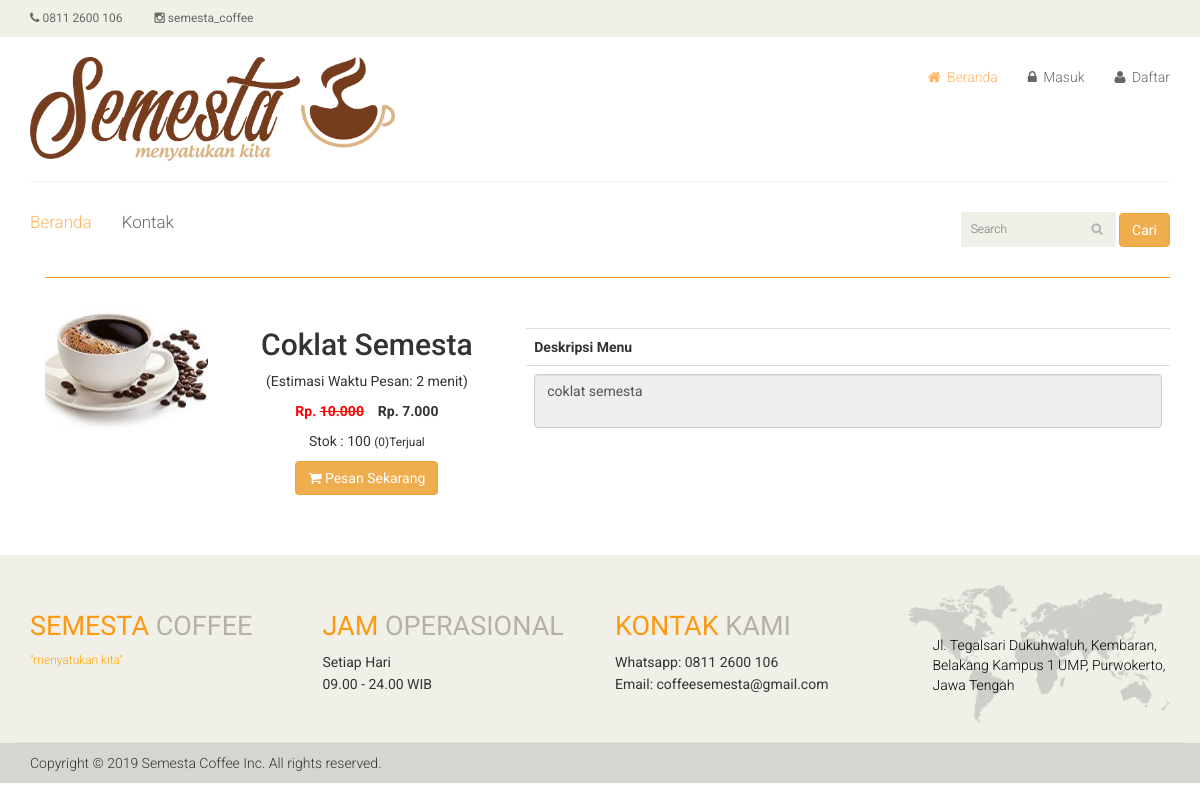
Screenshot of /?i=detail-barang&id=36 with the database file from the repository.
### tables this page shows
CREATE TABLE `m_barang` (
  `brg_id` int(11) NOT NULL,
  `judul` varchar(100) NOT NULL,
  `estimasi_menu` varchar(255) NOT NULL,
  `stok` int(11) NOT NULL,
  `jenis_id` int(11) DEFAULT NULL,
  `kategori_id` int(11) NOT NULL,
  `harga_beli` int(11) NOT NULL,
  `harga_jual` int(11) NOT NULL,
  `jml_terjual` int(11) NOT NULL,
  `diskon` double(8,2) NOT NULL,
  `image` varchar(100) NOT NULL,
  `deskripsi` varchar(1000) NOT NULL
);

### dtl_barang.php (the view, shortened to what this page needs)
<section>
	<div class="container">
		<div class="row">
			<?php
			$sbuku = mysqli_query($koneksi, "SELECT * FROM m_barang a
								  			 LEFT OUTER JOIN l_kategori b on a.kategori_id = b.kategori_id WHERE brg_id = '$_GET[id]'");
			$hbuku = mysqli_fetch_array($sbuku);
			?>
			<div class="col-sm-12 padding-right">
				<div class="category-tab">
					<div class="col-sm-12">
						<ul class="nav nav-tabs">
						</ul>
					</div>
					<div class="tab-content">
						<div class="tab-pane fade active in">
							<div class="col-sm-2">
								<div class="">
									<div class="single-products">
										<div class="productinfo text-right">
											<img class="img img-responsive" src="<?php echo md5('admin') ?>/dist/img/buku/<?php echo $hbuku['image'] ?>" alt="" style="align-content: center;" />
										</div>
									</div>
								</div>
							</div>
							<div class="col-sm-3">
								<div class="">
									<div class="single-products">
										<div class="text-center">
											<h2><?php echo $hbuku['judul'] ?></h2>
											<p>(Estimasi Waktu Pesan: <?php echo $hbuku['estimasi_menu'] ?> menit)</p>
											<?php
											$diskon = $hbuku['diskon'] / 100;
											if ($diskon > 0) {
												$harga = $hbuku['harga_jual'] * $diskon;
												$hrg = $hbuku['harga_jual'] - $harga;
												?>
												<font style="color:red"><b>Rp. <strike><?php echo number_format($hbuku['harga_jual'], 0, ",", ".") ?></strike></b></font>
												<font>&nbsp;&nbsp;</font>
												<font><b> Rp. <?php echo number_format($hrg, 0, ",", ".") ?></b></font>
											<?php
											} else {
												?>
												<p><b>Rp. <?php echo number_format($hbuku['harga_jual'], 0, ",", ".") ?></b></p>
											<?php
											}
											?>
											<p>Stok : <?php echo $hbuku['stok'] ?> <small>(<?php echo $hbuku['jml_terjual'] ?>)Terjual</small></p>
											<a href="?i=<?php echo md5('beli') ?>&id=<?php echo $hbuku['brg_id'] ?>" class="btn btn-warning" <?php if ($hbuku['stok'] == 0) {
																																					echo "disabled";
																																				} else {
																																					echo "";
																																				} ?>><i class="fa fa-shopping-cart"></i>
												<?php if ($hbuku['stok'] == 0) {
													echo "Menu Habis";
												} else {
													echo "Pesan Sekarang";
												} ?> </a>
										</div><br />
									</div>
								</div>
							</div>
							<div class="col-sm-7">
								<div class="">
									<div class="single-products">
										<div class="table-responsive">
											<table class="table">
												<tr>
													<th>Deskripsi Menu</th>
												</tr>
												<tr>
													<td>
														<textarea class="form-control" readonly><?php echo $hbuku['deskripsi'] ?></textarea>
													</td>
												</tr>
											</table>
										</div>
									</div>
								</div>
							</div>
						</div>
					</div>
				</div>
			</div>
		</div>
	</div>
</section><br /><br />

### css/main.css (style rules this page uses)
body { font-family: 'Roboto', sans-serif; background:; position: relative; font-weight:400px; }
a { -webkit-transition: 300ms; -moz-transition: 300ms; -o-transition: 300ms; transition: 300ms; }
h1, h2, h3, h4, h5, h6 { font-family: 'Roboto', sans-serif; }
.padding-right { padding-right: 0; }
.single-products { position: relative; }
.productinfo img { width: 100%; }
.productinfo { position:relative; }
.category-tab { overflow: hidden; }
.category-tab ul { background: #40403E; border-bottom: 1px solid #FE980F; list-style: none outside none; margin: 0 0 30px; padding: 0; width: 100%; }
.user_info input, select, textarea { background: #F0F0E9; border:0; color: #696763; padding: 5px; width: 100%; border-radius: 0; resize: none }

### rows the page displays
m_barang: image (picture), judul "Coklat Semesta", estimasi_menu "2", harga_jual "10.000", hrg "7.000", stok "100", jml_terjual "0", deskripsi "coklat semesta"
